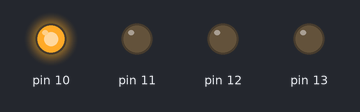
Recording of a sketch running on a simulated Arduino Uno, built with avr-gcc and run on an emulated ATmega328P. Parts: output pins drawn as LEDs (lit = HIGH).

Above: at 0.2 s.
At 1.2 s:
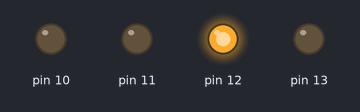
At 2.7 s:
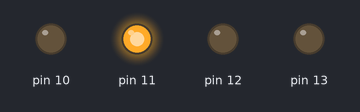
At 3.7 s:
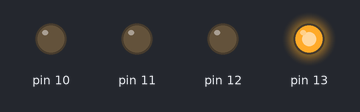
Timing chart, 0 to 4.6 s (numbered marks = the images above):
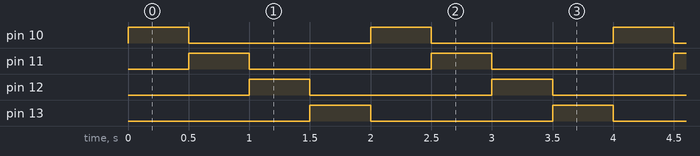

Measured:
- by itself, pin 10–13: alternates HIGH for 0.50 s and LOW for 1.5 s
- by itself, everything shown: repeats every 2.0 s, in 4 steps

The sketch:

Step_by_step_Motor.ino
```cpp
int T;
void Control_s_b_s_Motor(boolean ON,boolean SENSE,int SPEED,/*[0..100]*/int Nb_Steps/*00 if=0*/){

    if(ON==false){

      digitalWrite(10,LOW);digitalWrite(11,LOW);digitalWrite(12,LOW);digitalWrite(13,LOW);
      return;

    }
    else{

      T=(100-SPEED)*10;

      if(SENSE==true){

        //Position 1
          digitalWrite(10,HIGH);digitalWrite(11,LOW);digitalWrite(12,LOW);digitalWrite(13,LOW);delay(T);

        //Position 2
          digitalWrite(10,LOW);digitalWrite(11,HIGH);digitalWrite(12,LOW);digitalWrite(13,LOW);delay(T);

        //Position 3
          digitalWrite(10,LOW);digitalWrite(11,LOW);digitalWrite(12,HIGH);digitalWrite(13,LOW);delay(T);

        //Position 4
          digitalWrite(10,LOW);digitalWrite(11,LOW);digitalWrite(12,LOW);digitalWrite(13,HIGH);delay(T);

      }
      else{

        //Position 1
          digitalWrite(10,HIGH);digitalWrite(11,LOW);digitalWrite(12,LOW);digitalWrite(13,LOW);delay(T);

        //Position 2
          digitalWrite(10,LOW);digitalWrite(11,HIGH);digitalWrite(12,LOW);digitalWrite(13,LOW);delay(T);

        //Position 3
          digitalWrite(10,LOW);digitalWrite(11,LOW);digitalWrite(12,HIGH);digitalWrite(13,LOW);delay(T);

        //Position 4
          digitalWrite(10,LOW);digitalWrite(11,LOW);digitalWrite(12,LOW);digitalWrite(13,HIGH);delay(T);

      }


    }


}

void setup() {

    pinMode(10,OUTPUT);
    pinMode(11,OUTPUT);
    pinMode(12,OUTPUT);
    pinMode(13,OUTPUT);


}

void loop() {

  Control_s_b_s_Motor(true,true,50,10);

}
```
